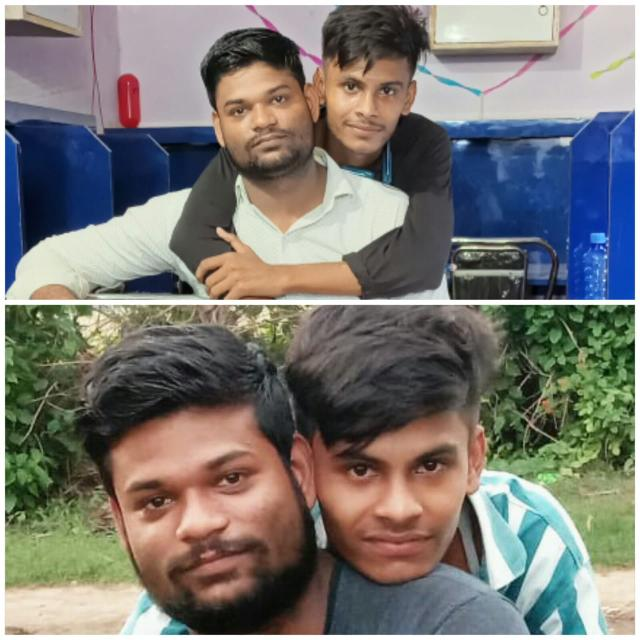
#> input picture NLP/ImageProcessing/1066.jpg, 640 x 640 px, found by its file name
$ python 2.py
#> lines starting #> are read from the running program, lines starting #| are printed output that depends on the picture
import cv2

# Read the image
img = cv2.imread(r"C:\python\ImageProcessing\1066.jpg")
#> img is the input picture: shape (640, 640, 3); mean B, G, R 115.3, 120.2, 122.5

# Convert to grayscale
gray_img = cv2.cvtColor(img, cv2.COLOR_BGR2GRAY)
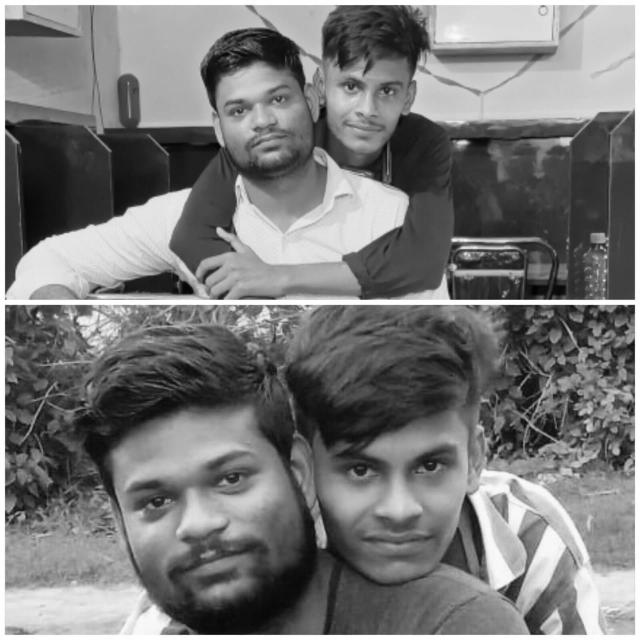
#> gray_img: shape (640, 640); min 1, max 255, mean 120.3

# Create CLAHE object
clahe = cv2.createCLAHE(clipLimit=2.0, tileGridSize=(8, 8))

# Apply CLAHE
enh_img = clahe.apply(gray_img)
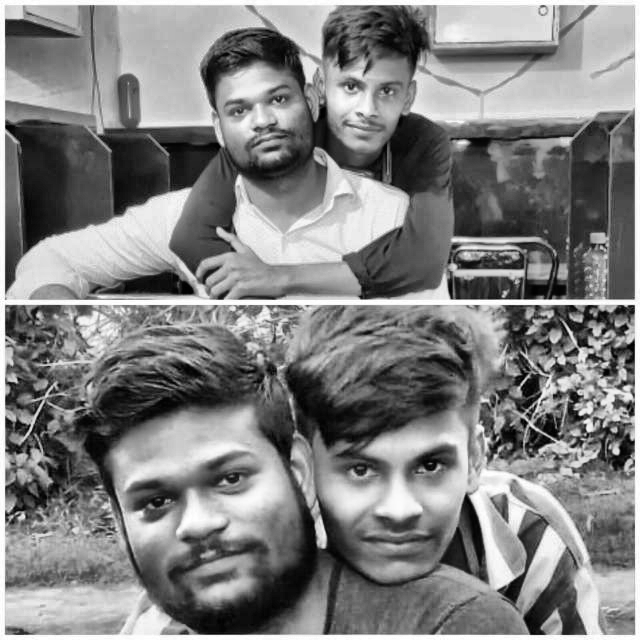
#> enh_img: shape (640, 640); min 0, max 255, mean 129.3

# Save the enhanced image
cv2.imwrite(r"C:\python\ImageProcessing\enhanced.jpg", enh_img)
print("Done Enhancing")
